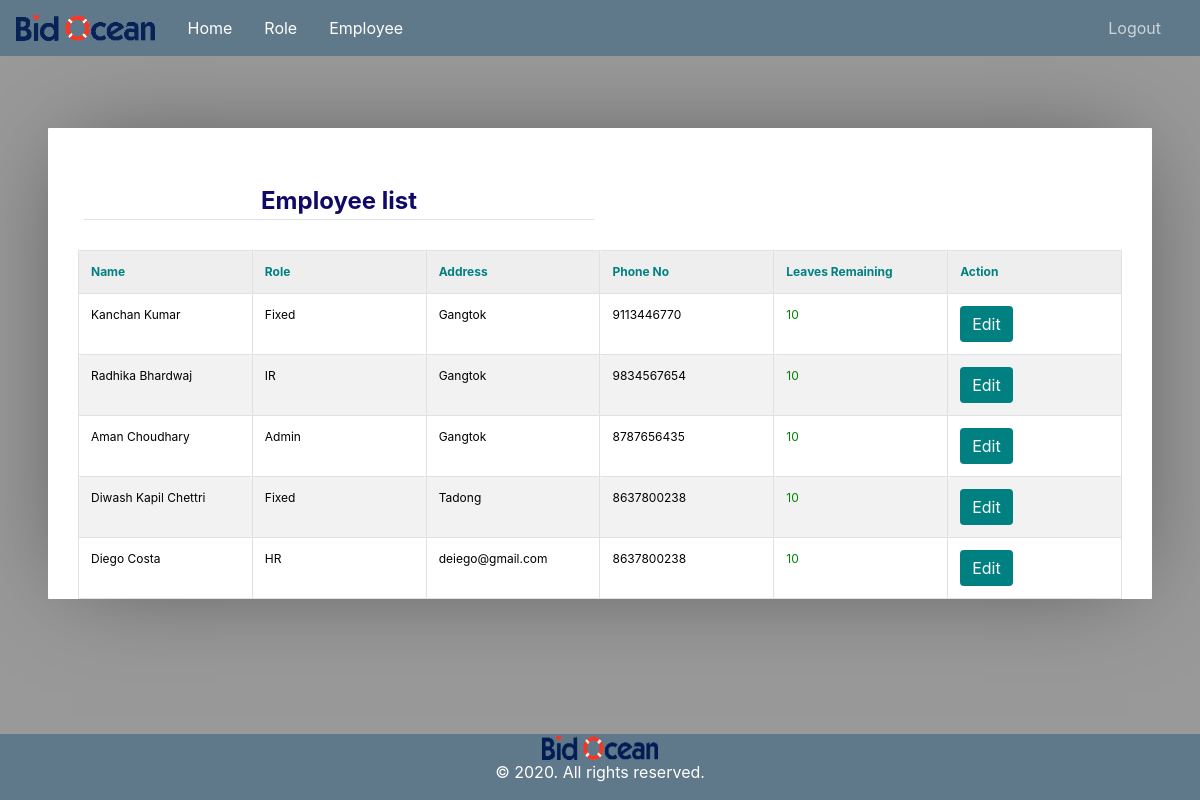
Before: /employee-list/ (signed in) with the older database file.
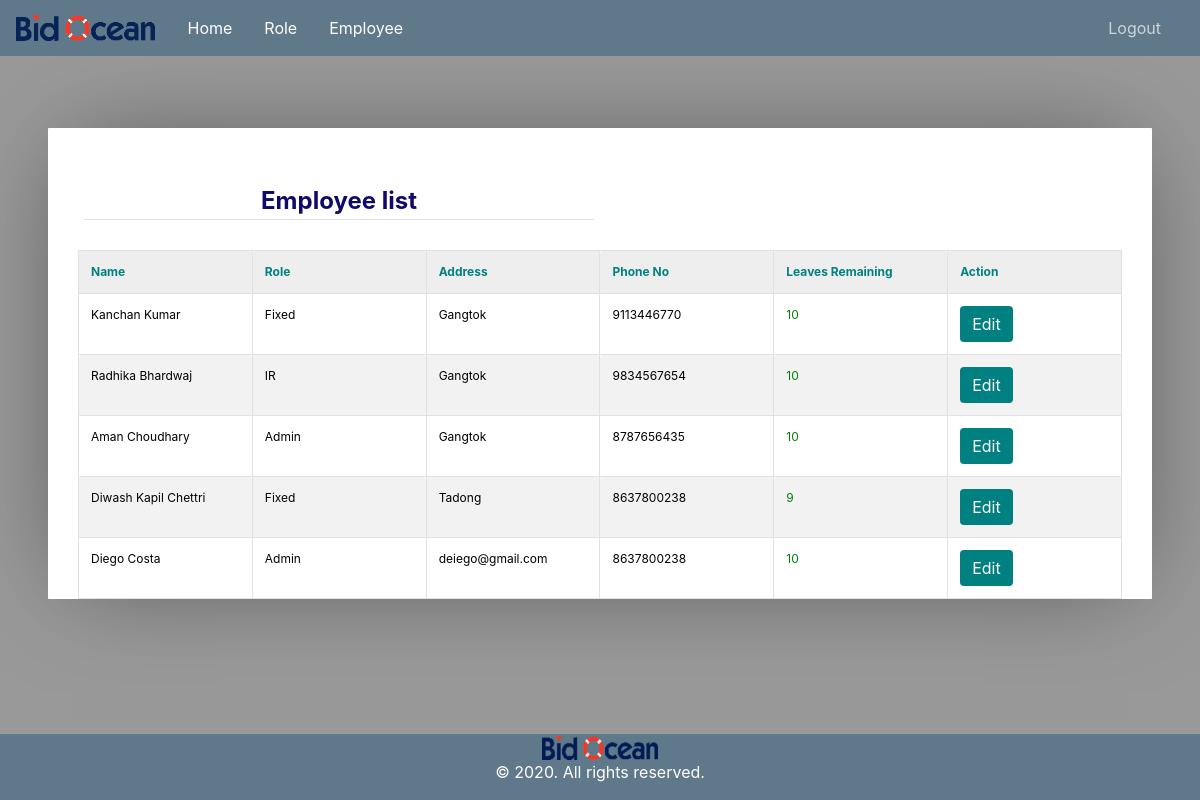
After: the same page with the newer database file.
### user_invoice/models.py (models this page shows, shortened)
class Employee(models.Model):
	id       = models.AutoField(primary_key=True)
	name     = models.CharField(max_length=300)
	role     = models.ForeignKey(Role,on_delete=models.CASCADE)
	salary   = models.CharField(max_length=300, null=True, blank=True)
	address  = models.CharField(max_length=300)
	phone_no = models.CharField(max_length=300)
	leaves   = models.IntegerField()
	auth_tbl = models.OneToOneField(User, on_delete=models.CASCADE)
	added_at = models.DateTimeField(auto_now_add=True)

class Role(models.Model):
    id         = models.AutoField(primary_key=True)
    name       = models.CharField(max_length=300)
    created_at = models.DateTimeField(auto_now_add=True)
    status     = models.SmallIntegerField(default=1)

### user_invoice/views.py (the view)
# urls.py: path('employee-list/',views.EmployeeDisplayView.as_view(),name='employee_list'),
class EmployeeDisplayView(AdminOrHRPanelMixin,TemplateView):
    template_name = 'user_invoice/employee_list.html'
    def get(self, request):
        context = {
            'employees' : Employee.objects.all(),
            'title'     : 'Employee list',
            'role'      : Employee.objects.get(auth_tbl=self.request.user).role.name.lower()
        }
        return render(request, self.template_name, context)

### user_invoice/mixin.py (called while the page is built)
    def test_func(self):
        user     = self.request.user
        employee = Employee.objects.get(auth_tbl=user)
        return employee.role.name.lower() == 'admin' or employee.role.name.lower() == 'hr'

### user_invoice/templates/user_invoice/employee_list.html (shortened to what this page needs)
{% extends "user_invoice/base.html" %}
{% load crispy_forms_tags %}
{% block content %}
		<div class='container'>
		<table  width="100%">
			<tr>
				<td><legend class="border-bottom mb-4" style="color: rgb(15, 9, 105);text-align: center;"><b>Employee list</b> </legend></td>
				<td align="right"></td>
			</tr>
		</table>
		<table cellpadding="0" cellspacing="0" border="0" class="table table-bordered table-striped  display" width="100%">
			<tr>
				<th style="color: teal;"><b>Name</b>  </th>
				<th style="color: teal;"><b>Role</b></th>
				<th style="color: teal;"><b> Address</b></th>
				<th style="color: teal;"><b> Phone No</b></th>
				<th style="color: teal;"><b> Leaves Remaining</b></th>
				<th style="color: teal;"><b> Action</b></th>
			</tr>
			{% for employee in employees %}
				<tr>
					<td style="color: rgb(0, 0, 0);">{{employee.name}}</td>
					<td style="color: rgb(0, 0, 0);">{{employee.role.name}}</td>
					<td style="color: rgb(0, 0, 0);;">{{employee.address}}</td>
					<td style="color: rgb(0, 0, 0);;">{{employee.phone_no}}</td>
					<td style="color: rgb(0, 128, 6);">{{employee.leaves}}</td>
					<td style="color: rgb(0, 0, 0);;"><a href="{% url 'employee_edit' employee.pk %}"><button  class="btn btn-primary shadow-none"  style="background-color:teal;border: none;">Edit</button></a></td>
				</tr>
			{% endfor %}
		</table>
		</div>
{% endblock content %}

### user_invoice/templates/user_invoice/base.html (shortened to what this page needs)
{% load static %}
<!DOCTYPE html>
<html>
<head>
    <link rel="stylesheet" href="https://maxcdn.bootstrapcdn.com/bootstrap/4.0.0/css/bootstrap.min.css">
    <link rel="stylesheet" type="text/css" href="{% static 'user_invoice/main.css' %}">
    <link rel="stylesheet" type="text/css" href="{% static 'js/jquery.js' %}">
</head>
<body>
    <header class="site-header">
      <nav class="navbar navbar-expand-md navbar-dark bg-steel fixed-top">
            <a class="navbar-brand mr-8" ><img src="{% static 'images/beez.png' %}"  class='d-inline-block' alt=""/>
              <a class="nav-item nav-link" href="{% url 'user_invoice-home' %}">Home</a>
              {% if role == 'hr' or role == 'admin' %}
                <a class="nav-item nav-link" href="{% url 'role_list' %}" >Role</a>
                <a class="nav-item nav-link" href="{% url 'employee_list' %}" >Employee</a>
              {% endif %}
        <div class="container">
          <div class="collapse navbar-collapse" id="navbarToggle">
            <div class="navbar-nav">
              {% if user.is_authenticated %}
                <a class="nav-item nav-link" href="{% url 'logout' %}">Logout</a>
              {% else %}
                <a class="nav-item nav-link" href="{% url 'login' %}">Login</a>
              {% endif %}
            </div>
          </div>
        </div>
      </nav>
    </header>
    <main role="main" class="container">
        <div class="col-md-8">
        </div>
          <div class='module'>
            {% block content %}{% endblock %}
          </div>
    </main>
      <div class="footer">
        <img src="{% static 'images/bas.png' %}" alt="logo"><p>© 2020. All rights reserved.</p>
      </div>
</body>
</html>

### user_invoice/static/user_invoice/main.css (style rules this page uses)
body { background: #fafafa; color: #333333; margin-top: 5rem; }
.bg-steel { background-color: #5f788a; }
.site-header .navbar-nav .nav-link { color: #cbd5db; }

### user_invoice/templates/user_invoice/base.html (style rules this page uses)
a { color: white; }
.footer { position: fixed; left: 0; bottom: 0; width: 100%; background-color: #5f788a; color: white; text-align: center; }

### user_invoice/templates/user_invoice/employee_list.html (style rules this page uses)
* { border: 0; color: inherit; font-family: inherit; font-size: inherit; font-style: inherit; font-weight: inherit; line-height: inherit; list-style: none; margin: 0; padding: 0; text-decoration: none; vertical-align: top; }
table { font-size: 75%; table-layout: fixed; width: 100%; }
table { border-collapse: collapse; border-spacing: 2px; }
th, td { border-width: 0px; padding: 0.5em; position: relative; }
th, td { border-radius: 0.25em; border-style: solid; }
th { background: #EEE; border-color: #BBB; }
td { border-color: #DDD; }
html { font: 16px/1 'Open Sans', sans-serif; overflow: auto; padding: 0.5in; }
html { background: #999; cursor: default; }
body { background: #FFF; border-radius: 1px; box-shadow: 0 0 1in -0.25in rgba(0, 0, 0, 0.5); }
header { margin: 0 0 3em; }
header:after { clear: both; content: ""; display: table; }
header span, header img { display: block; float: right; }
header img { max-height: 100%; max-width: 100%; }

Changed rows visible on the page:
changed Employee "Diwash Kapil Chettri": leaves "10" → "9"
changed Employee "Diego Costa": role.name "HR" → "Admin"
